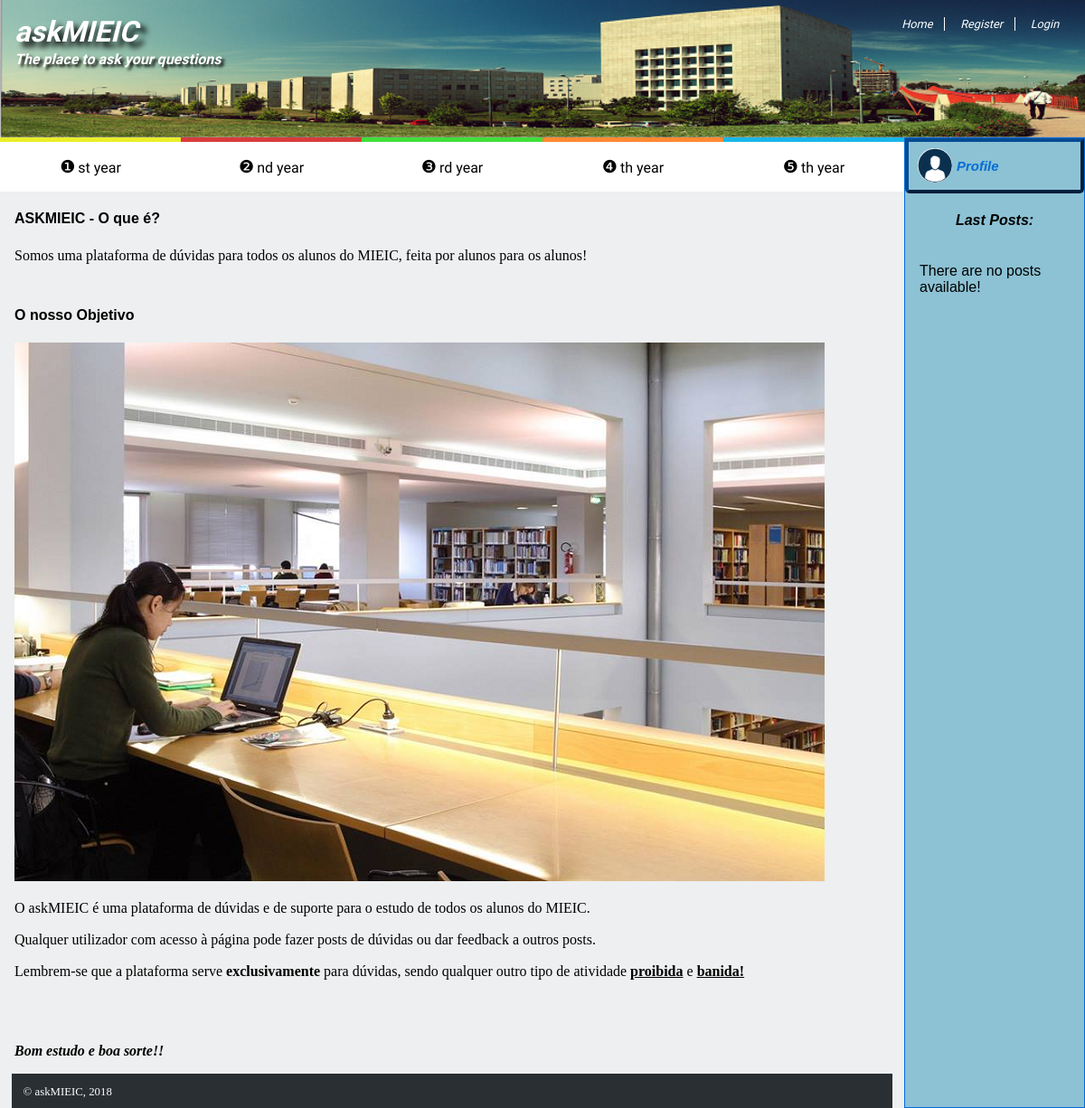
The page /pages/main.php on the database as committed earlier.
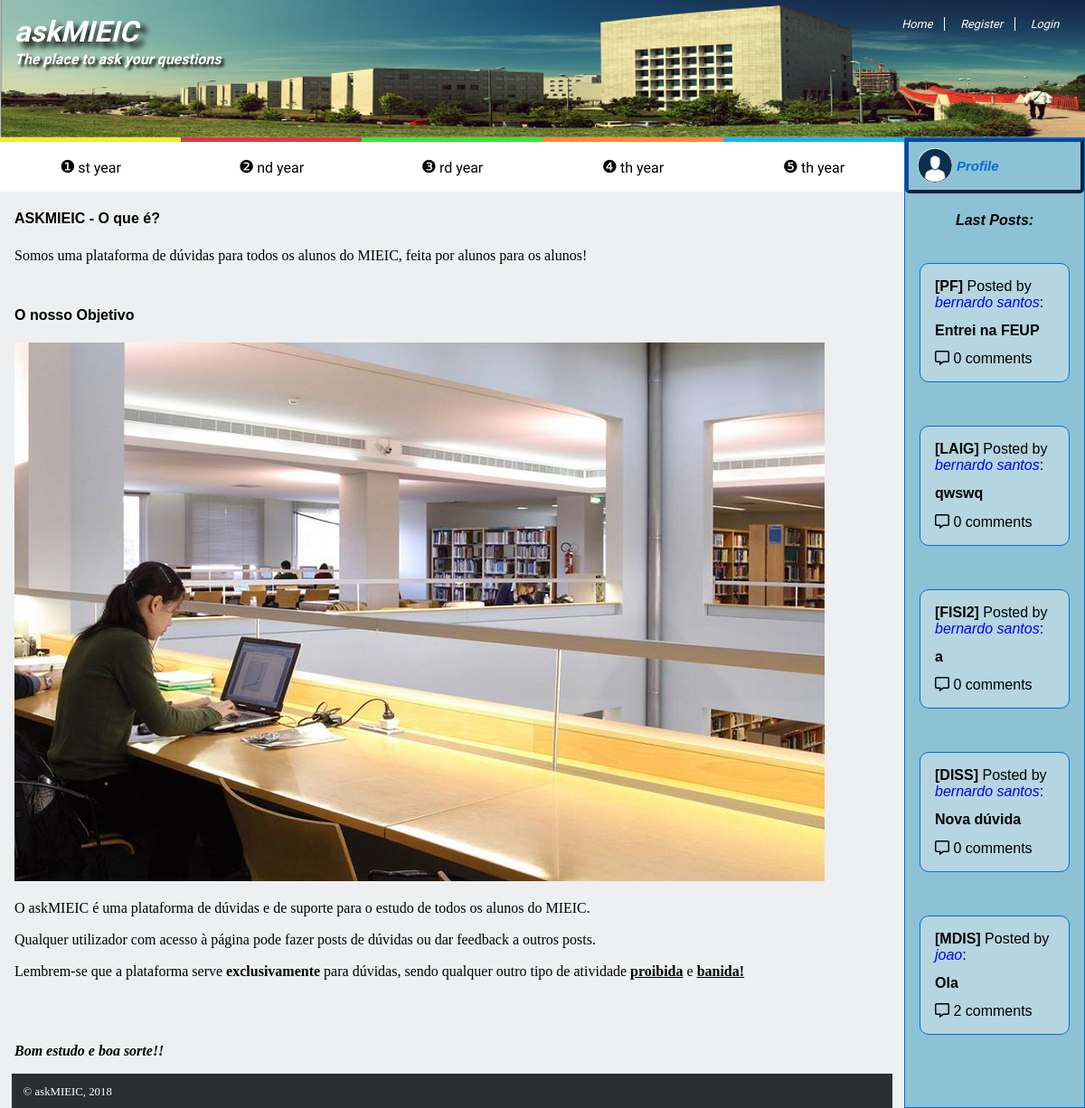
The same page on the database as committed later.
### tables this page shows
CREATE TABLE Post (id INTEGER PRIMARY KEY, subject INTEGER REFERENCES Subject (id) NOT NULL, title VARCHAR NOT NULL, text VARCHAR NOT NULL, datetime DATETIME NOT NULL, creator INTEGER REFERENCES User (id) NOT NULL, points INTEGER NOT NULL DEFAULT (0));

CREATE TABLE Subject (id INTEGER PRIMARY KEY, name VARCHAR NOT NULL UNIQUE, year INTEGER NOT NULL);

CREATE TABLE User (id INTEGER PRIMARY KEY CHECK (id > 201000000 and id < 209999999), name VARCHAR NOT NULL, email VARCHAR NOT NULL CHECK (email LIKE "%@%.%"), password VARCHAR NOT NULL);

### pages/main.php (called while the page is built)
<?php
    include_once('../templates/header&footer.php');
    draw_header();
    draw_menu();
    draw_footer();
?>

### database/session.php (called while the page is built, shortened)
<?php
  function getUserID()
  {
    if (isset($_SESSION['id'])) {
        return $_SESSION['id'];
    } else {
        return null;
    }
  }
?>

### database/posts.php (called while the page is built, shortened)
<?php
  function getPostsByMostRecent() {
    global $db;
    try {
      $stmt = $db->prepare('SELECT * FROM Post ORDER BY datetime DESC');
      $stmt->execute();
      return $stmt->fetchAll();
    }
    catch(PDOException $e) {
      return null;
    }
  }
  function getCommentsFromPost($postID) {
    global $db;
    try {
      $stmt = $db->prepare('SELECT * FROM Comment WHERE post = ?');
      $stmt->execute(array($postID));
      return $stmt->fetchAll();
    }
    catch(PDOException $e) {
      return null;
    }
  }
  function getSubjectName($subjectID){
    global $db;
    try {
      $stmt = $db->prepare('SELECT name FROM Subject WHERE id = ?');
      $stmt->execute(array($subjectID));
      return $stmt->fetch();
    }
    catch(PDOException $e) {
      return false;
    }
  }
?>

### database/users.php (called while the page is built, shortened)
<?php
  function getUser($id) {
    global $db;
    try {
      $stmt = $db->prepare('SELECT * FROM User WHERE id = ?');
      $stmt->execute(array($id));
      return $stmt->fetch();
    }
    catch(PDOException $e) {
      return null;
    }
  }
?>

### templates/posts_list.php (the view, shortened to what this page needs)
<?php
  include_once('../database/users.php');
  include_once('../database/session.php');
?>
<?php function draw_minified_posts($posts) {
      ?>
  <section id="posts">
  <?php
    if (!empty($posts)) {
      for ($index = 0; $index < 5 && $index < sizeof($posts); $index++) {
        draw_minified_post($posts[$index]);
      }
    } else {
        echo "There are no posts available!";
    } ?>
  </section>
<?php
  }
?>
<?php function draw_minified_post($post) {
  ?>
  <article class="post">
    <span class="subject"><?=getSubjectName($post['subject'])['name']?></span>
    <span class="user"><a href="../pages/profile.php?user=<?=getUser($post['creator'])['id']?>&csrf=<?=$_SESSION['csrf']?>"><?=getUser($post['creator'])['name']?></a></span>
    <header><h2><?=htmlspecialchars($post['title'])?></h2></header>
    <span class="comment_num"><a href="../pages/single_post.php?post=<?=$post['id']?>&csrf=<?=$_SESSION['csrf']?>"><i class="far fa-comment-alt"></i>&nbsp<?=sizeof(getCommentsFromPost($post['id']))?></a></span>
  </article>
<?php } ?>

### templates/header&footer.php (shortened to what this page needs)
<?php
    include_once('../database/session.php');
    include_once('../database/users.php');
    include_once('../database/posts.php');
    include_once('../templates/posts_list.php');
?>
<?php function draw_header(){ ?>
    <!DOCTYPE html>
    <html lang="en-US">
    <head>
        <link href="../css/style.css" rel="stylesheet">
        <link href="../css/responsive.css" rel="stylesheet">
        <link rel="stylesheet" href="https://use.fontawesome.com/releases/v5.3.1/css/all.css">
    </head>
    <body>
        <header>
            <h1><a href="../pages/main.php">askMIEIC</a></h1>
            <h2>The place to ask your questions</h2>
            <div id="signup">
                <a href="../pages/main.php">Home</a>
                <?php
                if(getUserID() == null) { ?>
                    <a href="../pages/register.php">Register</a>
                    <a href="../pages/login.php">Login</a>
                <?php } else { ?>
                    <a href="../pages/profile.php?user=<?=getUserID()?>&csrf=<?=$_SESSION['csrf']?>"><img id="profile_pic" src=<?=getUserImage(getUserID())?> alt="Profile picture"> Profile</a>
                    <a href="../actions/logout_action.php">Logout</a>
                <?php } ?>
            </div>
        </header>
<?php } ?>
<?php function draw_menu(){ ?>
        <nav id="menu">
            <ul>
                <li><a href="../pages/year_page.php?year=1&csrf=<?=$_SESSION['csrf']?>">st year</a></li>
                <li><a href="../pages/year_page.php?year=2&csrf=<?=$_SESSION['csrf']?>">nd year</a></li>
                <li><a href="../pages/year_page.php?year=3&csrf=<?=$_SESSION['csrf']?>">rd year</a></li>
                <li><a href="../pages/year_page.php?year=4&csrf=<?=$_SESSION['csrf']?>">th year</a></li>
                <li><a href="../pages/year_page.php?year=5&csrf=<?=$_SESSION['csrf']?>">th year</a></li>
            </ul>
        </nav>
        <aside id="profile">
          <div>
            <h3>
              <?php
                if(getUserID() !== null) { ?>
                  <img id="profile_pic" src=<?=getUserImage(getUserID())?> alt="Profile picture">
                  <a href="../pages/profile.php?user=<?=getUserID()?>&csrf=<?=$_SESSION['csrf']?>"><?php echo getUser(getUserID())['name']?></a>
              <?php }
                else {?>
                  <img id="profile_pic" src="../images/users/default.png" alt="Profile picture"><a href="../pages/login.php">Profile</a>
              <?php  }?>
            </h3>
            <h4>Last Posts:</h4>
            <?php
              $posts = getPostsByMostRecent();
              draw_minified_posts($posts);
            ?>
          </div>
        </aside>
        <section id="main_section">
          <section id="init_description">
            <article>
                <h1>ASKMIEIC - O que é?</h1>
                <p> Somos uma plataforma de dúvidas para todos os alunos do MIEIC, feita por alunos para os alunos!</p>
            </article>
          </section>
          <section id="objective">
            <article>
                <header>
                    <h1>O nosso Objetivo</h1>
                </header>
                <img src="../images/FEUP_Library.png" alt="FEUP_Library">
                <p>O askMIEIC é uma plataforma de dúvidas e de suporte para o estudo de todos os alunos do MIEIC.</p>
                <p>Qualquer utilizador com acesso à página pode fazer posts de dúvidas ou dar feedback a outros posts.</p>
                <p>Lembrem-se que a plataforma serve <strong>exclusivamente</strong> para dúvidas, sendo qualquer outro tipo de atividade <ins><strong>proibida</strong></ins> e <ins><strong>banida!</strong></ins></p>
                <br><br>
                <p><em><strong>Bom estudo e boa sorte!!</strong></em></p>
            </article>
          </section>
        </section>
<?php } ?>
<?php function draw_footer(){  ?>
    <footer>
        <p>&copy; askMIEIC, 2018</p>
    </footer>
    </body>
    </html>
 <?php } ?>

### css/style.css (style rules this page uses)
body { background-color: #edeff0; margin: 0 auto; display: grid; grid-template-columns: [start] 5fr [middle] 1fr [end]; grid-template-rows: [start] auto [nav] auto [news] 1fr [footer] auto [end]; }
body > header { grid-column: start / end; background: url(../images/FEUP_YARD.png) no-repeat left top; background-size: cover; height:7.5em; }
#menu { grid-column: start; }
aside { grid-column: middle; grid-row: nav / end; }
#main_section { grid-column: start; grid-row: news; margin: auto 1em; }
#init_description { margin-bottom: 3em; }
body > footer { grid-row: footer; }
body > header { background-color: #046dd5; font-style: italic; color: white; padding: 1em; display: grid; grid-template-columns: 1fr auto; grid-template-rows: 1fr 2fr; font-family: "Love Ya Like A Sister", 'Verdana', sans-serif; }
body > header h1, body > header h2 { margin: 0; text-shadow: .2em .2em .2em black; }
body > header h1 { grid-column: 1; grid-row: 1; }
body > header h2 { grid-column: 1; grid-row: 2; }
body > header #signup { grid-column: 2; grid-row: 1; }
body > header a { color: white; text-decoration: none; }
body > header #signup a:nth-child(1),body > header #signup a:nth-child(2) { border-right: 1px solid white; }
body > header #signup a { padding: 0 1em; }
body > header #signup a:first-child { padding-left: 0; }
aside#profile { border: 1px solid #046dd5; background-color: #8cc2d4; }
aside#profile > div h3 { display:flex; align-items: center; font-style: italic; text-align: center; border: 4px outset #044b92; border-bottom-left-radius: 5px; border-bottom-right-radius: 5px; margin: 0 auto; padding: 0.4em 0; }
aside#profile > div h3 a { color: #046dd5; text-decoration: none; font-size: 0.8em; padding-right: 2em; }
aside#profile div img { background-color: white; width: 20%; height: 20%; margin:0 5px 0 10px; border-radius: 50%; }
aside#profile > div h4 { font-style: italic; text-align: center; }
#menu ul { margin: 0; padding: 0; }
#menu li { background-color: white; text-align: center; list-style-type: none; padding: 1em 0; }
#menu li a { color: black; text-decoration: none; font-family: "Love Ya Like A Sister" , 'Verdana', sans-serif; }
#menu li:nth-child(1):before { content:'\2776 '; font-size: 1.2em; margin-right: 3px; }
#menu li:nth-child(2):before { content:'\2777'; font-size: 1.2em; margin-right: 3px; }
#menu li:nth-child(3):before { content:'\2778'; font-size: 1.2em; margin-right: 3px; }
#menu li:nth-child(4):before { content:'\2779'; font-size: 1.2em; margin-right: 3px; }
#menu li:nth-child(5):before { content:'\277A'; font-size: 1.2em; margin-right: 3px; }
body > footer { background-color: #2a2f33; color: white; padding: 1em; margin: auto 1em; height: 1em; display: flex; }
body > footer p { margin: 0; }
body { font-family: 'Verdana', sans-serif; }
p { font-family: "Georgia", serif; line-height: 1.2em; }
header h2 { font-size: 1em; }
header a { font-size: 0.8em; }
header h1 a { font-size: 1em; }
footer { font-size: 0.8em; }
#menu li:nth-child(1) { border-top: 5px solid #ebee29; }
#menu li:nth-child(2) { border-top: 5px solid #d83c3c; }
#menu li:nth-child(3) { border-top: 5px solid #40df3b; }
#menu li:nth-child(4) { border-top: 5px solid #ff8932; }
#menu li:nth-child(5) { border-top: 5px solid #19b6e9; }
#menu ul { display: flex; flex-direction: row; }
#menu li { display: block; flex: 1; }
.user { font-style: italic; }
.user a { text-decoration: none; color:blue; }
#posts { position: relative; margin: 1em; display: inline-block; font-family: 'Verdana', sans-serif; font-size: 1em; }
.post { margin-bottom: 3em; border: 1px solid #046dd5; background-color: #b5d5e0; border-radius: 10px; padding: 1em; }
.post > .subject { font-style: normal; font-weight: bold; }
.post > .subject:before { font-style: normal; font-weight: bold; content: '['; }
.post > .subject:after { font-style: normal; font-weight: bold; content: ']'; }
.post > .user:before { font-style: normal; content: 'Posted by '; }
.post > .user:after { font-style: normal; content: ':'; }
.post > .comment_num > a:after { font-style: normal; content: ' comments'; }
.post > .comment_num > a { color: #000000; text-decoration: none; }

Rows that differ between the two databases and show on the page:
added post: subject.name "PF", creator.name "bernardo santos", title "Entrei na FEUP", sizeof(getCommentsFromPost($post['id'])) "0"
added post: subject.name "LAIG", creator.name "bernardo santos", title "qwswq", sizeof(getCommentsFromPost($post['id'])) "0"
added post: subject.name "FISI2", creator.name "bernardo santos", title "a", sizeof(getCommentsFromPost($post['id'])) "0"
added post: subject.name "DISS", creator.name "bernardo santos", title "Nova dúvida", sizeof(getCommentsFromPost($post['id'])) "0"
added post: subject.name "MDIS", creator.name "joao", title "Ola", sizeof(getCommentsFromPost($post['id'])) "2"
Other text that changed with them:
text no longer shown: "There are no posts available!"
